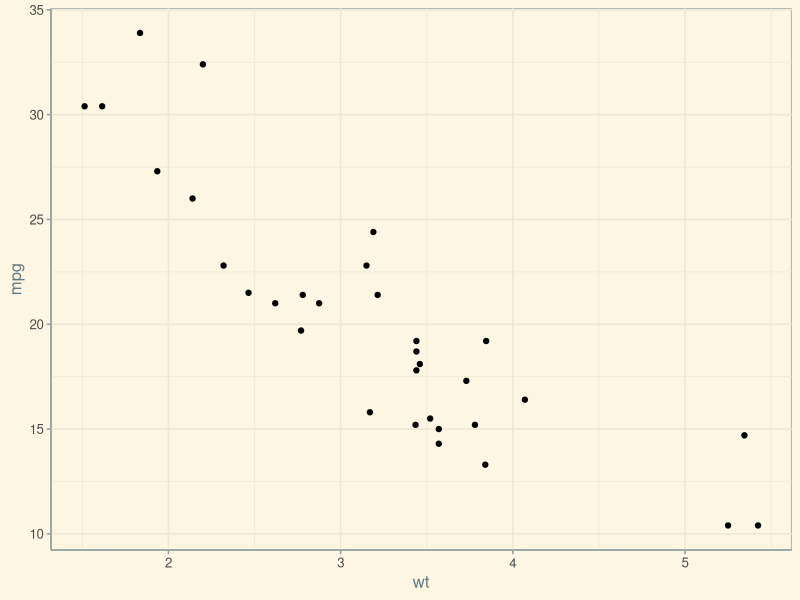

This figure's R source:
## ---- chunk 1
library(ggplot2)
library(ggthemes)
qplot(wt, mpg, data = mtcars) + theme_solarized()
